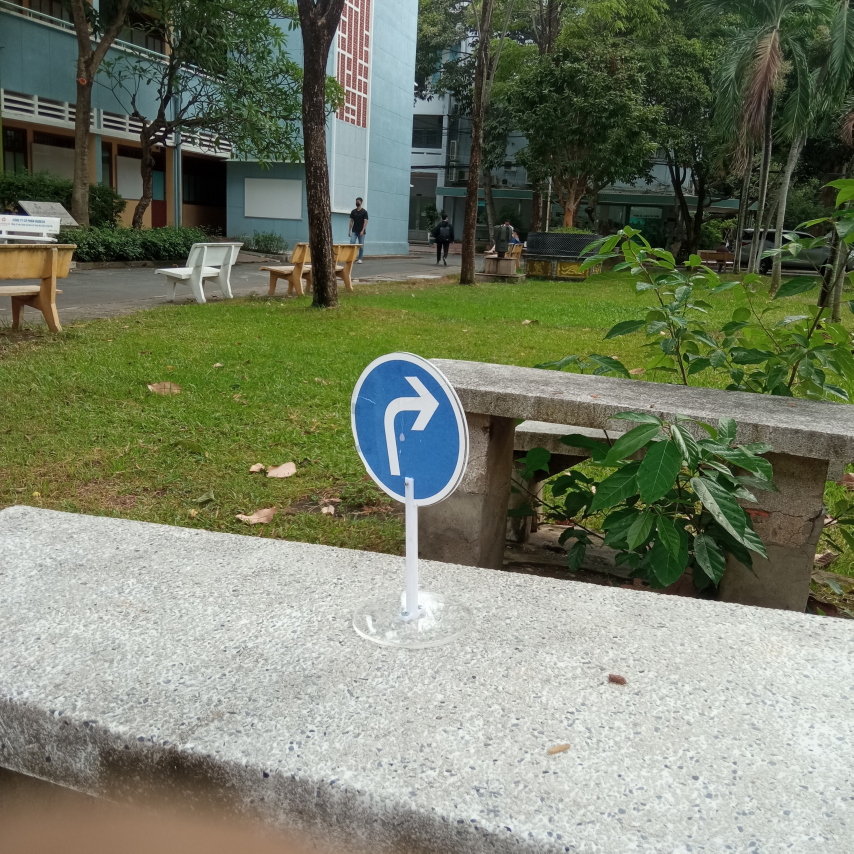
#> input picture yolov8/sign.jpg, 2560 x 2560 px (shown at 1/3 size)
$ jupyter execute resize.ipynb
#> lines starting #> are read from the running program, lines starting #| are printed output that depends on the picture
[cell 1]
import cv2

[cell 2]
path = 'sign.jpg'
# path = 'te'
img = cv2.imread(path)
#> img is the input picture: shape (2560, 2560, 3); mean B, G, R 103.8, 124.8, 117.9
if img is not None:
    resize_img = cv2.resize(img, (640, 640))
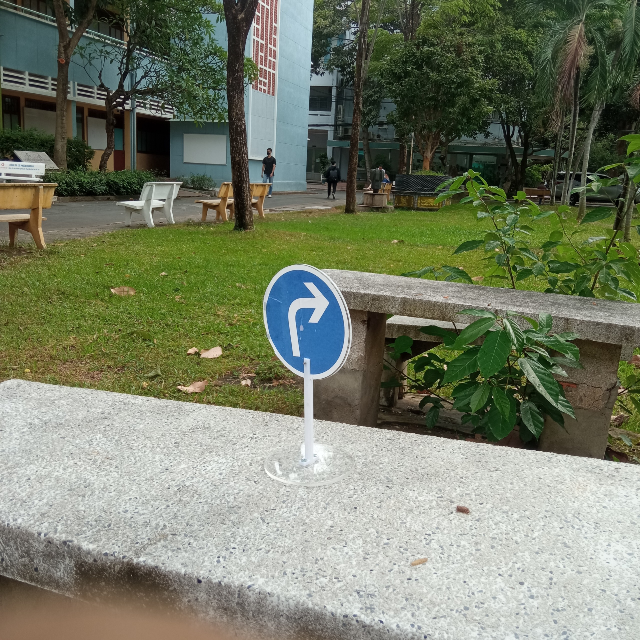
#> resize_img: shape (640, 640, 3); mean B, G, R 103.9, 124.9, 118.1
    cropped_image = resize_img[80 : 80 + 480, 0:640]
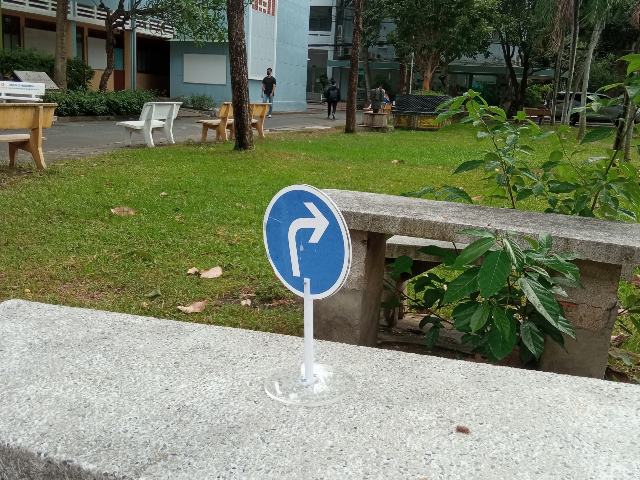
#> cropped_image: shape (480, 640, 3); mean B, G, R 101.2, 125.1, 117.6

    img_shape = cropped_image .shape
#> img_shape = (480, 640, 3)
    height, width, channels = img_shape
#> height = 480; width = 640; channels = 3
    # img = cv2.cvtColor(img, cv2.COLOR_BGR2RGB)
    # # Print resolution (in pixels)
    print(f"Resolution: {width} x {height} pixels")
#| Resolution: 640 x 480 pixels
    cv2.imwrite('crop.jpg', cropped_image)
    # cv2.imshow("Image",cropped_image )
    # cv2.waitKey(0)
    # cv2.destroyAllWindows()
else:
    print("Error: Could not read the image.")

$ run again, with yolov8/test.jpg copied over yolov8/sign.jpg
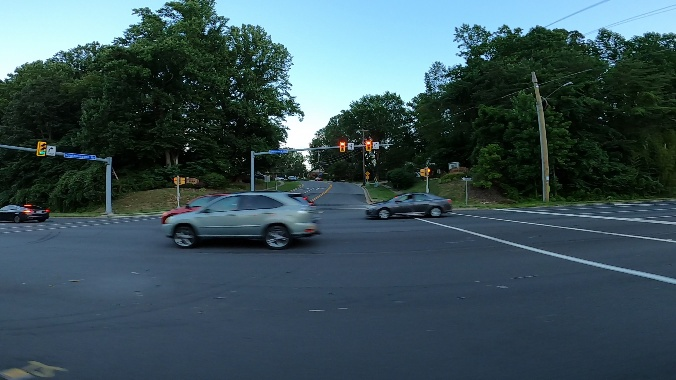
#> input picture yolov8/test.jpg, 676 x 380 px
#> img is the input picture: shape (380, 676, 3); mean B, G, R 89, 82.3, 59.6
#> `resize_img = cv2.resize(img, (640, 640))`:
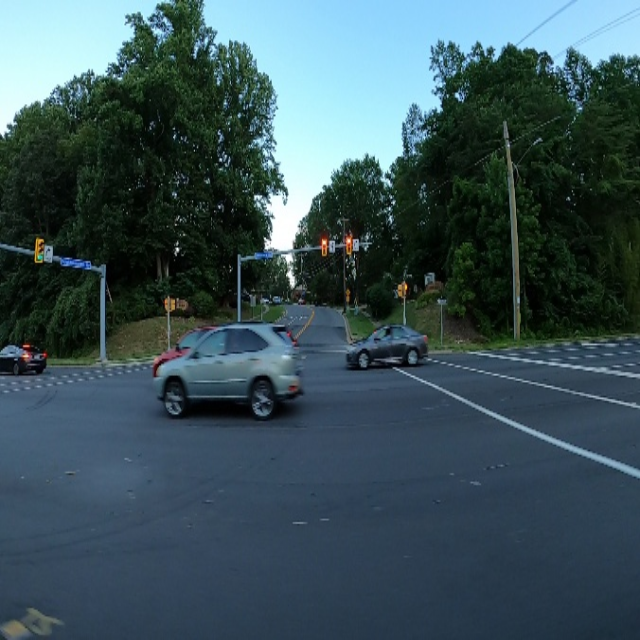
#> resize_img: shape (640, 640, 3); mean B, G, R 88.9, 82.2, 59.5
#> `cropped_image = resize_img[80 : 80 + 480, 0:640]`:
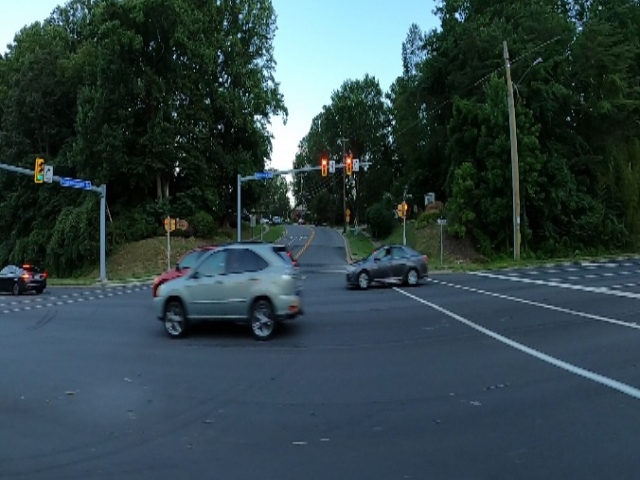
#> cropped_image: shape (480, 640, 3); mean B, G, R 71.2, 67.9, 49.3
#| Resolution: 640 x 480 pixels
